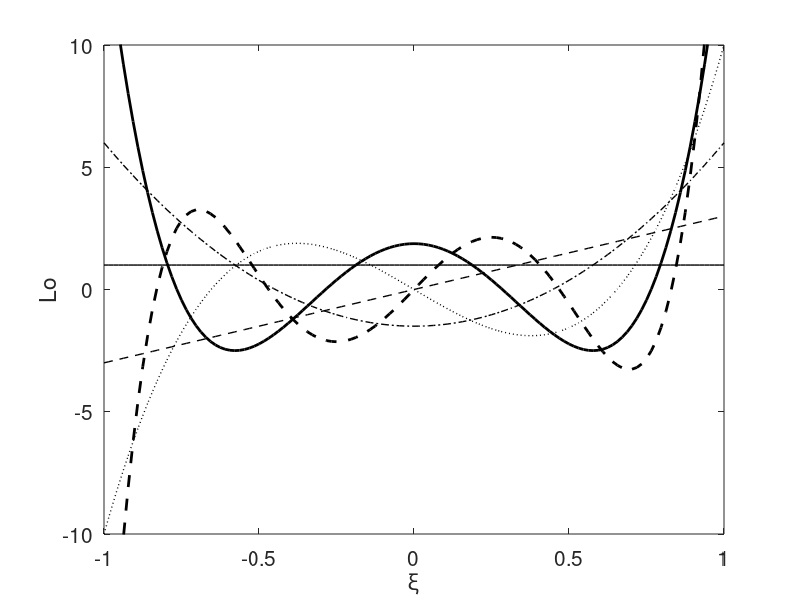

Here is the MATLAB script that generated this plot:

clear all
close all

%==========
% Graphs of the Lobatto polynomials
%==========

nplot = 2*64;

for i=1:nplot+1
   xi(i) = -1.0+2.0*(i-1)/nplot;
end

figure(1)
hold on
xlabel('\xi','fontsize',15);
ylabel('Lo','fontsize',15);
set(gca,'fontsize',15)
box on
 
iplot = 1;

%----
for degree=0:5 
%----
 
for i=1:nplot+1
  x=xi(i);
  if(degree==0)
   Le(i) = 1.0;
  elseif(degree==1)
   Le(i) = 3*x;
  elseif(degree==2)
   Le(i) = 1.5*(5*x^2-1);
  elseif(degree==3)
   Le(i) = 2.5*(7*x^2-3)*x;
  elseif(degree==4)
   Le(i) = 15/8*(21*x^4-14*x^2+1);
  elseif(degree==5)
   Le(i) = 0.125*(693*x^4-630*x^2+105)*x;
  end
end

if(iplot==1)
   plot(xi,Le,'k-','linewidth',1);
elseif(iplot==2)
   plot(xi,Le,'k--','linewidth',1);
elseif(iplot==3)
   plot(xi,Le,'k-.','linewidth',1);
elseif(iplot==4)
   plot(xi,Le,'k:','linewidth',1);
elseif(iplot==5)
   plot(xi,Le,'k-','linewidth',2);
else
   plot(xi,Le,'k--','linewidth',2);
   iplot = 0;
end

iplot = iplot+1;

%----
end % of degree
%----

axis([-1 1 -10 10.0])
 
%---
% done
%---
